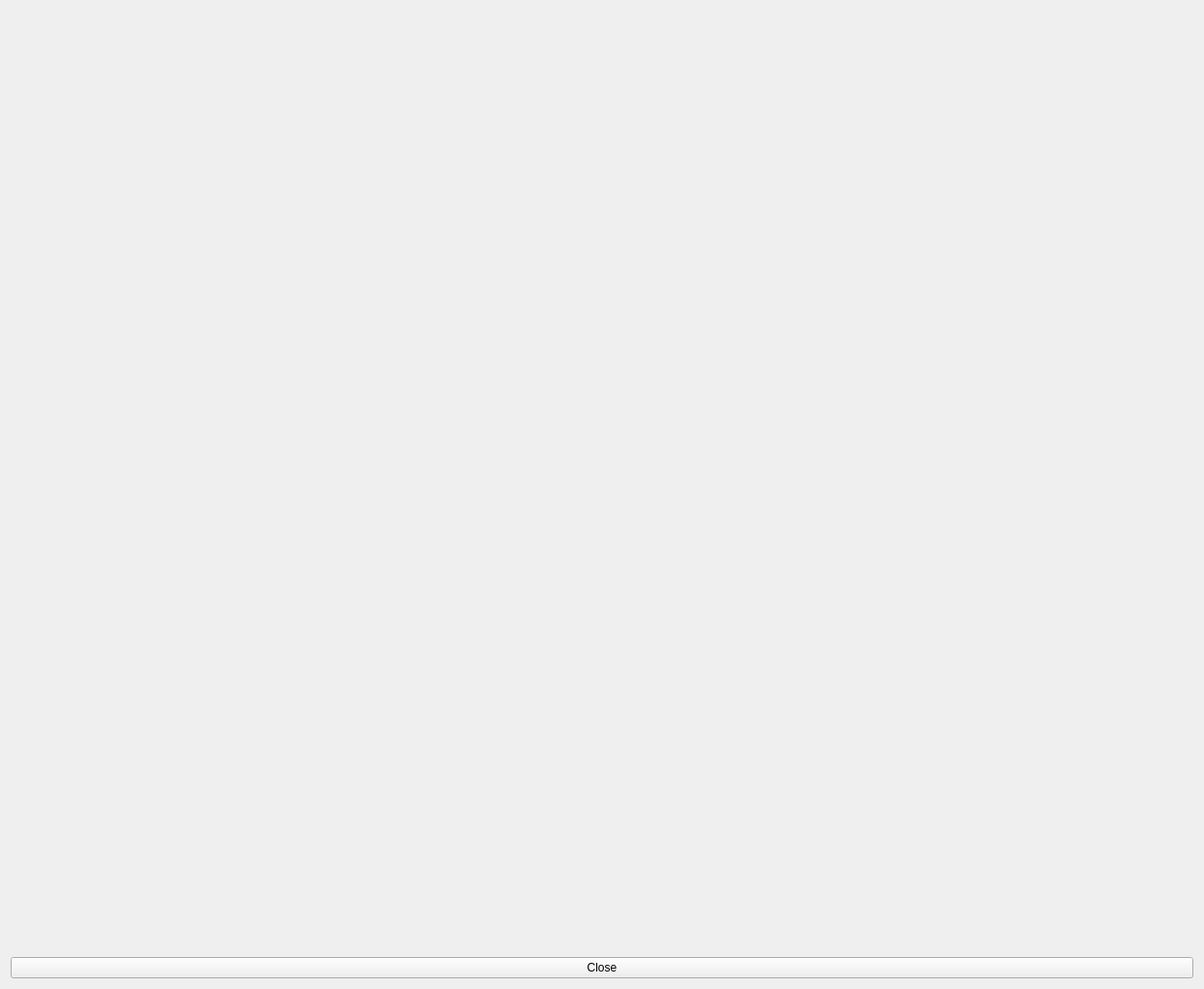
<?xml version="1.0" encoding="UTF-8"?>
<ui version="4.0">
 <class>TestWindow</class>
 <widget class="QWidget" name="TestWindow">
  <property name="geometry">
   <rect>
    <x>0</x>
    <y>0</y>
    <width>1242</width>
    <height>1020</height>
   </rect>
  </property>
  <property name="windowTitle">
   <string>TestWindow</string>
  </property>
  <layout class="QVBoxLayout" name="verticalLayout">
   <item>
    <layout class="QGridLayout" name="gridLayout">
     <item row="0" column="0">
      <widget class="CarSteeringWidget" name="widgetCarSteering" native="true"/>
     </item>
    </layout>
   </item>
   <item>
    <widget class="QPushButton" name="pushButtonClose">
     <property name="text">
      <string>Close</string>
     </property>
    </widget>
   </item>
  </layout>
 </widget>
 <customwidgets>
  <customwidget>
   <class>CarSteeringWidget</class>
   <extends>QWidget</extends>
   <header>widgets/CarSteeringWidget.hpp</header>
   <container>1</container>
  </customwidget>
 </customwidgets>
 <resources/>
 <connections/>
</ui>
